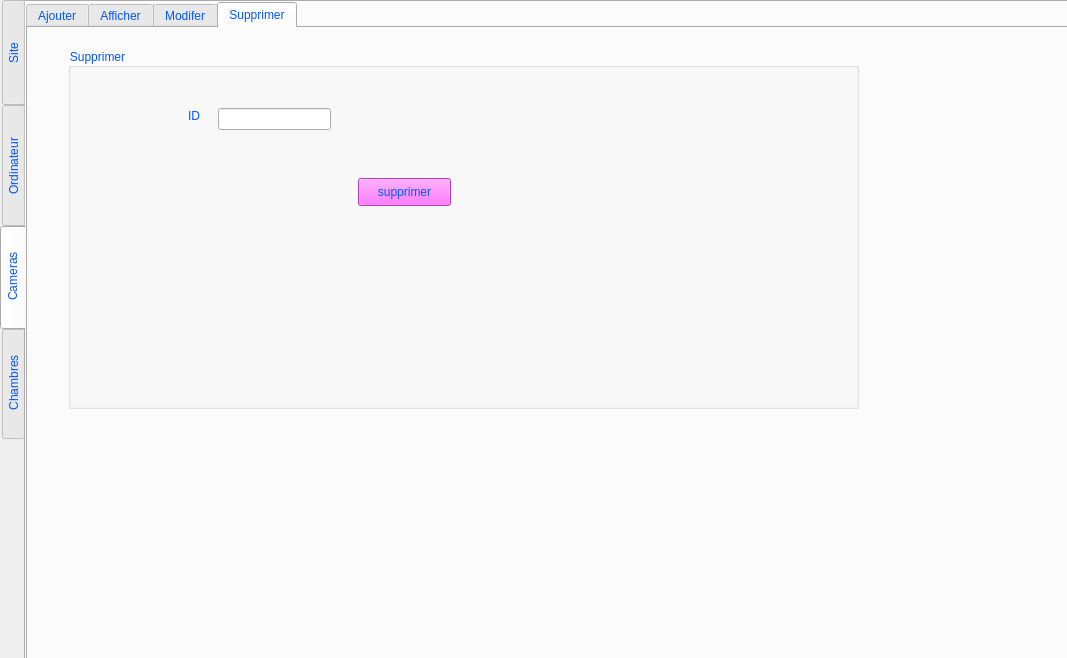
<?xml version="1.0" encoding="UTF-8"?>
<ui version="4.0">
 <class>MainWindow</class>
 <widget class="QMainWindow" name="MainWindow">
  <property name="geometry">
   <rect>
    <x>0</x>
    <y>0</y>
    <width>1067</width>
    <height>658</height>
   </rect>
  </property>
  <property name="windowTitle">
   <string>Gestion navigation</string>
  </property>
  <widget class="QWidget" name="centralWidget">
   <widget class="QTabWidget" name="main_tab">
    <property name="geometry">
     <rect>
      <x>0</x>
      <y>0</y>
      <width>1071</width>
      <height>671</height>
     </rect>
    </property>
    <property name="styleSheet">
     <string notr="true">color: rgb(0, 85, 255);</string>
    </property>
    <property name="tabPosition">
     <enum>QTabWidget::West</enum>
    </property>
    <property name="currentIndex">
     <number>2</number>
    </property>
    <widget class="QWidget" name="site">
     <attribute name="title">
      <string>         Site         </string>
     </attribute>
     <widget class="QTabWidget" name="tab1">
      <property name="geometry">
       <rect>
        <x>0</x>
        <y>0</y>
        <width>1061</width>
        <height>661</height>
       </rect>
      </property>
      <property name="minimumSize">
       <size>
        <width>0</width>
        <height>441</height>
       </size>
      </property>
      <property name="currentIndex">
       <number>0</number>
      </property>
      <widget class="QWidget" name="ajouter">
       <attribute name="title">
        <string>Ajouter</string>
       </attribute>
       <widget class="QGroupBox" name="cadreajout">
        <property name="geometry">
         <rect>
          <x>50</x>
          <y>20</y>
          <width>531</width>
          <height>311</height>
         </rect>
        </property>
        <property name="title">
         <string>Ajout</string>
        </property>
        <widget class="QLabel" name="ID">
         <property name="geometry">
          <rect>
           <x>10</x>
           <y>40</y>
           <width>56</width>
           <height>16</height>
          </rect>
         </property>
         <property name="maximumSize">
          <size>
           <width>56</width>
           <height>16</height>
          </size>
         </property>
         <property name="text">
          <string>ID</string>
         </property>
        </widget>
        <widget class="QLabel" name="Type">
         <property name="geometry">
          <rect>
           <x>10</x>
           <y>70</y>
           <width>56</width>
           <height>16</height>
          </rect>
         </property>
         <property name="maximumSize">
          <size>
           <width>56</width>
           <height>16</height>
          </size>
         </property>
         <property name="text">
          <string>Type</string>
         </property>
        </widget>
        <widget class="QLabel" name="Nom">
         <property name="geometry">
          <rect>
           <x>10</x>
           <y>100</y>
           <width>56</width>
           <height>16</height>
          </rect>
         </property>
         <property name="maximumSize">
          <size>
           <width>56</width>
           <height>16</height>
          </size>
         </property>
         <property name="text">
          <string>Nom</string>
         </property>
        </widget>
        <widget class="QLineEdit" name="le_id">
         <property name="geometry">
          <rect>
           <x>160</x>
           <y>40</y>
           <width>113</width>
           <height>22</height>
          </rect>
         </property>
         <property name="maximumSize">
          <size>
           <width>113</width>
           <height>22</height>
          </size>
         </property>
        </widget>
        <widget class="QLineEdit" name="le_type">
         <property name="geometry">
          <rect>
           <x>160</x>
           <y>70</y>
           <width>113</width>
           <height>22</height>
          </rect>
         </property>
         <property name="maximumSize">
          <size>
           <width>113</width>
           <height>22</height>
          </size>
         </property>
        </widget>
        <widget class="QLineEdit" name="le_nom">
         <property name="geometry">
          <rect>
           <x>160</x>
           <y>100</y>
           <width>113</width>
           <height>22</height>
          </rect>
         </property>
         <property name="maximumSize">
          <size>
           <width>113</width>
           <height>22</height>
          </size>
         </property>
        </widget>
        <widget class="QPushButton" name="pb_ajouter">
         <property name="geometry">
          <rect>
           <x>390</x>
           <y>120</y>
           <width>93</width>
           <height>28</height>
          </rect>
         </property>
         <property name="maximumSize">
          <size>
           <width>93</width>
           <height>28</height>
          </size>
         </property>
         <property name="styleSheet">
          <string notr="true">background-color: rgb(255, 85, 255);
border-color: rgb(170, 0, 255);</string>
         </property>
         <property name="text">
          <string>Ajouter</string>
         </property>
        </widget>
        <widget class="QLineEdit" name="le_adresse">
         <property name="geometry">
          <rect>
           <x>160</x>
           <y>130</y>
           <width>113</width>
           <height>22</height>
          </rect>
         </property>
         <property name="maximumSize">
          <size>
           <width>113</width>
           <height>22</height>
          </size>
         </property>
        </widget>
        <widget class="QLabel" name="adresse">
         <property name="geometry">
          <rect>
           <x>10</x>
           <y>130</y>
           <width>56</width>
           <height>16</height>
          </rect>
         </property>
         <property name="maximumSize">
          <size>
           <width>56</width>
           <height>16</height>
          </size>
         </property>
         <property name="text">
          <string>Adresse</string>
         </property>
        </widget>
        <widget class="QLabel" name="nb_visite">
         <property name="geometry">
          <rect>
           <x>10</x>
           <y>160</y>
           <width>56</width>
           <height>16</height>
          </rect>
         </property>
         <property name="maximumSize">
          <size>
           <width>56</width>
           <height>16</height>
          </size>
         </property>
         <property name="text">
          <string>Nb Visites</string>
         </property>
        </widget>
        <widget class="QLabel" name="blockage">
         <property name="geometry">
          <rect>
           <x>10</x>
           <y>190</y>
           <width>56</width>
           <height>16</height>
          </rect>
         </property>
         <property name="maximumSize">
          <size>
           <width>56</width>
           <height>16</height>
          </size>
         </property>
         <property name="text">
          <string>Blockage</string>
         </property>
        </widget>
        <widget class="QLabel" name="date">
         <property name="geometry">
          <rect>
           <x>10</x>
           <y>220</y>
           <width>111</width>
           <height>16</height>
          </rect>
         </property>
         <property name="maximumSize">
          <size>
           <width>111</width>
           <height>16</height>
          </size>
         </property>
         <property name="text">
          <string>Date derniere visite</string>
         </property>
        </widget>
        <widget class="QLabel" name="temps">
         <property name="geometry">
          <rect>
           <x>10</x>
           <y>250</y>
           <width>131</width>
           <height>16</height>
          </rect>
         </property>
         <property name="maximumSize">
          <size>
           <width>131</width>
           <height>16</height>
          </size>
         </property>
         <property name="text">
          <string>Temps derniere visite</string>
         </property>
        </widget>
        <widget class="QLineEdit" name="le_blockage">
         <property name="geometry">
          <rect>
           <x>160</x>
           <y>190</y>
           <width>113</width>
           <height>22</height>
          </rect>
         </property>
         <property name="maximumSize">
          <size>
           <width>113</width>
           <height>22</height>
          </size>
         </property>
        </widget>
        <widget class="QLineEdit" name="le_temps">
         <property name="geometry">
          <rect>
           <x>160</x>
           <y>250</y>
           <width>113</width>
           <height>22</height>
          </rect>
         </property>
         <property name="maximumSize">
          <size>
           <width>113</width>
           <height>22</height>
          </size>
         </property>
        </widget>
        <widget class="QLineEdit" name="le_date">
         <property name="geometry">
          <rect>
           <x>160</x>
           <y>220</y>
           <width>113</width>
           <height>22</height>
          </rect>
         </property>
         <property name="maximumSize">
          <size>
           <width>113</width>
           <height>22</height>
          </size>
         </property>
        </widget>
        <widget class="QLineEdit" name="le_nb">
         <property name="geometry">
          <rect>
           <x>160</x>
           <y>160</y>
           <width>113</width>
           <height>22</height>
          </rect>
         </property>
         <property name="maximumSize">
          <size>
           <width>113</width>
           <height>22</height>
          </size>
         </property>
        </widget>
       </widget>
      </widget>
      <widget class="QWidget" name="afficher">
       <attribute name="title">
        <string>Afficher</string>
       </attribute>
       <widget class="QGroupBox" name="affichercadre">
        <property name="geometry">
         <rect>
          <x>0</x>
          <y>20</y>
          <width>1031</width>
          <height>571</height>
         </rect>
        </property>
        <property name="title">
         <string>Affichage</string>
        </property>
        <widget class="QTableView" name="tab_site">
         <property name="geometry">
          <rect>
           <x>15</x>
           <y>21</y>
           <width>1011</width>
           <height>541</height>
          </rect>
         </property>
        </widget>
       </widget>
      </widget>
      <widget class="QWidget" name="modifier">
       <attribute name="title">
        <string>Modifer</string>
       </attribute>
      </widget>
      <widget class="QWidget" name="supprimer">
       <attribute name="title">
        <string>Supprimer</string>
       </attribute>
       <widget class="QGroupBox" name="supprimercadre">
        <property name="geometry">
         <rect>
          <x>40</x>
          <y>20</y>
          <width>791</width>
          <height>361</height>
         </rect>
        </property>
        <property name="title">
         <string>Supprimer</string>
        </property>
        <widget class="QPushButton" name="pb_supprimer">
         <property name="geometry">
          <rect>
           <x>290</x>
           <y>130</y>
           <width>93</width>
           <height>28</height>
          </rect>
         </property>
         <property name="styleSheet">
          <string notr="true">background-color: rgb(255, 85, 255);
border-color: rgb(170, 0, 255);</string>
         </property>
         <property name="text">
          <string>supprimer</string>
         </property>
        </widget>
        <widget class="QLineEdit" name="leid_supp">
         <property name="geometry">
          <rect>
           <x>150</x>
           <y>60</y>
           <width>113</width>
           <height>22</height>
          </rect>
         </property>
        </widget>
        <widget class="QLabel" name="id">
         <property name="geometry">
          <rect>
           <x>120</x>
           <y>60</y>
           <width>16</width>
           <height>16</height>
          </rect>
         </property>
         <property name="text">
          <string>ID</string>
         </property>
        </widget>
       </widget>
      </widget>
     </widget>
    </widget>
    <widget class="QWidget" name="ordinateur">
     <attribute name="title">
      <string>      Ordinateur      </string>
     </attribute>
     <widget class="QTabWidget" name="tab1_2">
      <property name="geometry">
       <rect>
        <x>0</x>
        <y>0</y>
        <width>1061</width>
        <height>661</height>
       </rect>
      </property>
      <property name="minimumSize">
       <size>
        <width>0</width>
        <height>441</height>
       </size>
      </property>
      <property name="currentIndex">
       <number>0</number>
      </property>
      <widget class="QWidget" name="ajouter_2">
       <attribute name="title">
        <string>Ajouter</string>
       </attribute>
       <widget class="QGroupBox" name="cadreajout_2">
        <property name="geometry">
         <rect>
          <x>50</x>
          <y>20</y>
          <width>741</width>
          <height>321</height>
         </rect>
        </property>
        <property name="title">
         <string>Ajout</string>
        </property>
        <widget class="QLabel" name="ID_2">
         <property name="geometry">
          <rect>
           <x>10</x>
           <y>40</y>
           <width>56</width>
           <height>16</height>
          </rect>
         </property>
         <property name="text">
          <string>ID</string>
         </property>
        </widget>
        <widget class="QLineEdit" name="le_id_2">
         <property name="geometry">
          <rect>
           <x>160</x>
           <y>40</y>
           <width>113</width>
           <height>22</height>
          </rect>
         </property>
        </widget>
        <widget class="QPushButton" name="pb_ajouter_2">
         <property name="geometry">
          <rect>
           <x>230</x>
           <y>90</y>
           <width>93</width>
           <height>28</height>
          </rect>
         </property>
         <property name="styleSheet">
          <string notr="true">background-color: rgb(255, 85, 255);
border-color: rgb(170, 0, 255);</string>
         </property>
         <property name="text">
          <string>Ajouter</string>
         </property>
        </widget>
       </widget>
      </widget>
      <widget class="QWidget" name="afficher_2">
       <attribute name="title">
        <string>Afficher</string>
       </attribute>
       <widget class="QGroupBox" name="affichercadre_2">
        <property name="geometry">
         <rect>
          <x>30</x>
          <y>20</y>
          <width>791</width>
          <height>361</height>
         </rect>
        </property>
        <property name="title">
         <string>Affichage</string>
        </property>
        <widget class="QTableView" name="tab_site_2">
         <property name="geometry">
          <rect>
           <x>15</x>
           <y>21</y>
           <width>761</width>
           <height>331</height>
          </rect>
         </property>
        </widget>
       </widget>
      </widget>
      <widget class="QWidget" name="modifier_2">
       <attribute name="title">
        <string>Modifer</string>
       </attribute>
      </widget>
      <widget class="QWidget" name="supprimer_2">
       <attribute name="title">
        <string>Supprimer</string>
       </attribute>
       <widget class="QGroupBox" name="supprimercadre_2">
        <property name="geometry">
         <rect>
          <x>40</x>
          <y>20</y>
          <width>791</width>
          <height>361</height>
         </rect>
        </property>
        <property name="title">
         <string>Supprimer</string>
        </property>
        <widget class="QPushButton" name="pb_supprimer_2">
         <property name="geometry">
          <rect>
           <x>290</x>
           <y>130</y>
           <width>93</width>
           <height>28</height>
          </rect>
         </property>
         <property name="styleSheet">
          <string notr="true">background-color: rgb(255, 85, 255);
border-color: rgb(170, 0, 255);</string>
         </property>
         <property name="text">
          <string>supprimer</string>
         </property>
        </widget>
        <widget class="QLineEdit" name="leid_supp_2">
         <property name="geometry">
          <rect>
           <x>150</x>
           <y>60</y>
           <width>113</width>
           <height>22</height>
          </rect>
         </property>
        </widget>
        <widget class="QLabel" name="id_2">
         <property name="geometry">
          <rect>
           <x>120</x>
           <y>60</y>
           <width>16</width>
           <height>16</height>
          </rect>
         </property>
         <property name="text">
          <string>ID</string>
         </property>
        </widget>
       </widget>
      </widget>
     </widget>
    </widget>
    <widget class="QWidget" name="tab">
     <attribute name="title">
      <string>     Cameras    </string>
     </attribute>
     <widget class="QTabWidget" name="tab1_5">
      <property name="geometry">
       <rect>
        <x>0</x>
        <y>0</y>
        <width>1061</width>
        <height>661</height>
       </rect>
      </property>
      <property name="minimumSize">
       <size>
        <width>0</width>
        <height>441</height>
       </size>
      </property>
      <property name="currentIndex">
       <number>3</number>
      </property>
      <widget class="QWidget" name="ajouter_5">
       <attribute name="title">
        <string>Ajouter</string>
       </attribute>
       <widget class="QGroupBox" name="cadreajout_5">
        <property name="geometry">
         <rect>
          <x>50</x>
          <y>20</y>
          <width>531</width>
          <height>311</height>
         </rect>
        </property>
        <property name="title">
         <string>Ajout</string>
        </property>
        <widget class="QLabel" name="ID_5">
         <property name="geometry">
          <rect>
           <x>10</x>
           <y>40</y>
           <width>56</width>
           <height>16</height>
          </rect>
         </property>
         <property name="maximumSize">
          <size>
           <width>56</width>
           <height>16</height>
          </size>
         </property>
         <property name="text">
          <string>ID</string>
         </property>
        </widget>
        <widget class="QLabel" name="Type_3">
         <property name="geometry">
          <rect>
           <x>10</x>
           <y>70</y>
           <width>56</width>
           <height>16</height>
          </rect>
         </property>
         <property name="maximumSize">
          <size>
           <width>56</width>
           <height>16</height>
          </size>
         </property>
         <property name="text">
          <string>Modéle</string>
         </property>
        </widget>
        <widget class="QLabel" name="Nom_3">
         <property name="geometry">
          <rect>
           <x>10</x>
           <y>100</y>
           <width>56</width>
           <height>16</height>
          </rect>
         </property>
         <property name="maximumSize">
          <size>
           <width>56</width>
           <height>16</height>
          </size>
         </property>
         <property name="text">
          <string>Etat</string>
         </property>
        </widget>
        <widget class="QLineEdit" name="id_camera">
         <property name="geometry">
          <rect>
           <x>160</x>
           <y>40</y>
           <width>113</width>
           <height>22</height>
          </rect>
         </property>
         <property name="maximumSize">
          <size>
           <width>113</width>
           <height>22</height>
          </size>
         </property>
        </widget>
        <widget class="QLineEdit" name="modele_camera">
         <property name="geometry">
          <rect>
           <x>160</x>
           <y>70</y>
           <width>113</width>
           <height>22</height>
          </rect>
         </property>
         <property name="maximumSize">
          <size>
           <width>113</width>
           <height>22</height>
          </size>
         </property>
        </widget>
        <widget class="QLineEdit" name="etat_camera">
         <property name="geometry">
          <rect>
           <x>160</x>
           <y>100</y>
           <width>113</width>
           <height>22</height>
          </rect>
         </property>
         <property name="maximumSize">
          <size>
           <width>113</width>
           <height>22</height>
          </size>
         </property>
        </widget>
        <widget class="QPushButton" name="pb_ajouter_5">
         <property name="geometry">
          <rect>
           <x>390</x>
           <y>120</y>
           <width>93</width>
           <height>28</height>
          </rect>
         </property>
         <property name="maximumSize">
          <size>
           <width>93</width>
           <height>28</height>
          </size>
         </property>
         <property name="styleSheet">
          <string notr="true">background-color: rgb(255, 85, 255);
border-color: rgb(170, 0, 255);</string>
         </property>
         <property name="text">
          <string>Ajouter</string>
         </property>
        </widget>
        <widget class="QLineEdit" name="emplacement_camera">
         <property name="geometry">
          <rect>
           <x>160</x>
           <y>130</y>
           <width>113</width>
           <height>22</height>
          </rect>
         </property>
         <property name="maximumSize">
          <size>
           <width>113</width>
           <height>22</height>
          </size>
         </property>
        </widget>
        <widget class="QLabel" name="adresse_3">
         <property name="geometry">
          <rect>
           <x>10</x>
           <y>130</y>
           <width>91</width>
           <height>16</height>
          </rect>
         </property>
         <property name="maximumSize">
          <size>
           <width>100</width>
           <height>16</height>
          </size>
         </property>
         <property name="text">
          <string>Emplacement</string>
         </property>
        </widget>
       </widget>
      </widget>
      <widget class="QWidget" name="afficher_5">
       <attribute name="title">
        <string>Afficher</string>
       </attribute>
       <widget class="QGroupBox" name="affichercadre_5">
        <property name="geometry">
         <rect>
          <x>0</x>
          <y>20</y>
          <width>1031</width>
          <height>571</height>
         </rect>
        </property>
        <property name="title">
         <string>Affichage</string>
        </property>
        <widget class="QTableView" name="tab_site_5">
         <property name="geometry">
          <rect>
           <x>15</x>
           <y>21</y>
           <width>1011</width>
           <height>541</height>
          </rect>
         </property>
        </widget>
       </widget>
      </widget>
      <widget class="QWidget" name="modifier_5">
       <attribute name="title">
        <string>Modifer</string>
       </attribute>
      </widget>
      <widget class="QWidget" name="supprimer_5">
       <attribute name="title">
        <string>Supprimer</string>
       </attribute>
       <widget class="QGroupBox" name="supprimercadre_5">
        <property name="geometry">
         <rect>
          <x>40</x>
          <y>20</y>
          <width>791</width>
          <height>361</height>
         </rect>
        </property>
        <property name="title">
         <string>Supprimer</string>
        </property>
        <widget class="QPushButton" name="supprimer_camera">
         <property name="geometry">
          <rect>
           <x>290</x>
           <y>130</y>
           <width>93</width>
           <height>28</height>
          </rect>
         </property>
         <property name="styleSheet">
          <string notr="true">background-color: rgb(255, 85, 255);
border-color: rgb(170, 0, 255);</string>
         </property>
         <property name="text">
          <string>supprimer</string>
         </property>
        </widget>
        <widget class="QLineEdit" name="id_supprimer_cam">
         <property name="geometry">
          <rect>
           <x>150</x>
           <y>60</y>
           <width>113</width>
           <height>22</height>
          </rect>
         </property>
        </widget>
        <widget class="QLabel" name="id_5">
         <property name="geometry">
          <rect>
           <x>120</x>
           <y>60</y>
           <width>16</width>
           <height>16</height>
          </rect>
         </property>
         <property name="text">
          <string>ID</string>
         </property>
        </widget>
       </widget>
      </widget>
     </widget>
    </widget>
    <widget class="QWidget" name="tab_2">
     <attribute name="title">
      <string>     Chambres    </string>
     </attribute>
     <widget class="QTabWidget" name="tab1_6">
      <property name="geometry">
       <rect>
        <x>0</x>
        <y>0</y>
        <width>1061</width>
        <height>661</height>
       </rect>
      </property>
      <property name="minimumSize">
       <size>
        <width>0</width>
        <height>441</height>
       </size>
      </property>
      <property name="currentIndex">
       <number>0</number>
      </property>
      <widget class="QWidget" name="ajouter_6">
       <attribute name="title">
        <string>Ajouter</string>
       </attribute>
       <widget class="QGroupBox" name="cadreajout_6">
        <property name="geometry">
         <rect>
          <x>50</x>
          <y>20</y>
          <width>531</width>
          <height>311</height>
         </rect>
        </property>
        <property name="title">
         <string>Ajout</string>
        </property>
        <widget class="QLabel" name="ID_6">
         <property name="geometry">
          <rect>
           <x>10</x>
           <y>40</y>
           <width>56</width>
           <height>16</height>
          </rect>
         </property>
         <property name="maximumSize">
          <size>
           <width>56</width>
           <height>16</height>
          </size>
         </property>
         <property name="text">
          <string>ID</string>
         </property>
        </widget>
        <widget class="QLabel" name="Type_4">
         <property name="geometry">
          <rect>
           <x>10</x>
           <y>70</y>
           <width>56</width>
           <height>16</height>
          </rect>
         </property>
         <property name="maximumSize">
          <size>
           <width>56</width>
           <height>16</height>
          </size>
         </property>
         <property name="text">
          <string>Type</string>
         </property>
        </widget>
        <widget class="QLabel" name="Nom_4">
         <property name="geometry">
          <rect>
           <x>10</x>
           <y>100</y>
           <width>56</width>
           <height>16</height>
          </rect>
         </property>
         <property name="maximumSize">
          <size>
           <width>56</width>
           <height>16</height>
          </size>
         </property>
         <property name="text">
          <string>Nom</string>
         </property>
        </widget>
        <widget class="QLineEdit" name="le_id_6">
         <property name="geometry">
          <rect>
           <x>160</x>
           <y>40</y>
           <width>113</width>
           <height>22</height>
          </rect>
         </property>
         <property name="maximumSize">
          <size>
           <width>113</width>
           <height>22</height>
          </size>
         </property>
        </widget>
        <widget class="QLineEdit" name="le_type_4">
         <property name="geometry">
          <rect>
           <x>160</x>
           <y>70</y>
           <width>113</width>
           <height>22</height>
          </rect>
         </property>
         <property name="maximumSize">
          <size>
           <width>113</width>
           <height>22</height>
          </size>
         </property>
        </widget>
        <widget class="QLineEdit" name="le_nom_4">
         <property name="geometry">
          <rect>
           <x>160</x>
           <y>100</y>
           <width>113</width>
           <height>22</height>
          </rect>
         </property>
         <property name="maximumSize">
          <size>
           <width>113</width>
           <height>22</height>
          </size>
         </property>
        </widget>
        <widget class="QPushButton" name="pb_ajouter_6">
         <property name="geometry">
          <rect>
           <x>390</x>
           <y>120</y>
           <width>93</width>
           <height>28</height>
          </rect>
         </property>
         <property name="maximumSize">
          <size>
           <width>93</width>
           <height>28</height>
          </size>
         </property>
         <property name="styleSheet">
          <string notr="true">background-color: rgb(255, 85, 255);
border-color: rgb(170, 0, 255);</string>
         </property>
         <property name="text">
          <string>Ajouter</string>
         </property>
        </widget>
        <widget class="QLineEdit" name="le_adresse_4">
         <property name="geometry">
          <rect>
           <x>160</x>
           <y>130</y>
           <width>113</width>
           <height>22</height>
          </rect>
         </property>
         <property name="maximumSize">
          <size>
           <width>113</width>
           <height>22</height>
          </size>
         </property>
        </widget>
        <widget class="QLabel" name="adresse_4">
         <property name="geometry">
          <rect>
           <x>10</x>
           <y>130</y>
           <width>56</width>
           <height>16</height>
          </rect>
         </property>
         <property name="maximumSize">
          <size>
           <width>56</width>
           <height>16</height>
          </size>
         </property>
         <property name="text">
          <string>Adresse</string>
         </property>
        </widget>
        <widget class="QLabel" name="nb_visite_4">
         <property name="geometry">
          <rect>
           <x>10</x>
           <y>160</y>
           <width>56</width>
           <height>16</height>
          </rect>
         </property>
         <property name="maximumSize">
          <size>
           <width>56</width>
           <height>16</height>
          </size>
         </property>
         <property name="text">
          <string>Nb Visites</string>
         </property>
        </widget>
        <widget class="QLabel" name="blockage_4">
         <property name="geometry">
          <rect>
           <x>10</x>
           <y>190</y>
           <width>56</width>
           <height>16</height>
          </rect>
         </property>
         <property name="maximumSize">
          <size>
           <width>56</width>
           <height>16</height>
          </size>
         </property>
         <property name="text">
          <string>Blockage</string>
         </property>
        </widget>
        <widget class="QLabel" name="date_4">
         <property name="geometry">
          <rect>
           <x>10</x>
           <y>220</y>
           <width>111</width>
           <height>16</height>
          </rect>
         </property>
         <property name="maximumSize">
          <size>
           <width>111</width>
           <height>16</height>
          </size>
         </property>
         <property name="text">
          <string>Date derniere visite</string>
         </property>
        </widget>
        <widget class="QLabel" name="temps_4">
         <property name="geometry">
          <rect>
           <x>10</x>
           <y>250</y>
           <width>131</width>
           <height>16</height>
          </rect>
         </property>
         <property name="maximumSize">
          <size>
           <width>131</width>
           <height>16</height>
          </size>
         </property>
         <property name="text">
          <string>Temps derniere visite</string>
         </property>
        </widget>
        <widget class="QLineEdit" name="le_blockage_4">
         <property name="geometry">
          <rect>
           <x>160</x>
           <y>190</y>
           <width>113</width>
           <height>22</height>
          </rect>
         </property>
         <property name="maximumSize">
          <size>
           <width>113</width>
           <height>22</height>
          </size>
         </property>
        </widget>
        <widget class="QLineEdit" name="le_temps_4">
         <property name="geometry">
          <rect>
           <x>160</x>
           <y>250</y>
           <width>113</width>
           <height>22</height>
          </rect>
         </property>
         <property name="maximumSize">
          <size>
           <width>113</width>
           <height>22</height>
          </size>
         </property>
        </widget>
        <widget class="QLineEdit" name="le_date_4">
         <property name="geometry">
          <rect>
           <x>160</x>
           <y>220</y>
           <width>113</width>
           <height>22</height>
          </rect>
         </property>
         <property name="maximumSize">
          <size>
           <width>113</width>
           <height>22</height>
          </size>
         </property>
        </widget>
        <widget class="QLineEdit" name="le_nb_4">
         <property name="geometry">
          <rect>
           <x>160</x>
           <y>160</y>
           <width>113</width>
           <height>22</height>
          </rect>
         </property>
         <property name="maximumSize">
          <size>
           <width>113</width>
           <height>22</height>
          </size>
         </property>
        </widget>
       </widget>
      </widget>
      <widget class="QWidget" name="afficher_6">
       <attribute name="title">
        <string>Afficher</string>
       </attribute>
       <widget class="QGroupBox" name="affichercadre_6">
        <property name="geometry">
         <rect>
          <x>0</x>
          <y>20</y>
          <width>1031</width>
          <height>571</height>
         </rect>
        </property>
        <property name="title">
         <string>Affichage</string>
        </property>
        <widget class="QTableView" name="tab_site_6">
         <property name="geometry">
          <rect>
           <x>15</x>
           <y>21</y>
           <width>1011</width>
           <height>541</height>
          </rect>
         </property>
        </widget>
       </widget>
      </widget>
      <widget class="QWidget" name="modifier_6">
       <attribute name="title">
        <string>Modifer</string>
       </attribute>
      </widget>
      <widget class="QWidget" name="supprimer_6">
       <attribute name="title">
        <string>Supprimer</string>
       </attribute>
       <widget class="QGroupBox" name="supprimercadre_6">
        <property name="geometry">
         <rect>
          <x>40</x>
          <y>20</y>
          <width>791</width>
          <height>361</height>
         </rect>
        </property>
        <property name="title">
         <string>Supprimer</string>
        </property>
        <widget class="QPushButton" name="pb_supprimer_6">
         <property name="geometry">
          <rect>
           <x>290</x>
           <y>130</y>
           <width>93</width>
           <height>28</height>
          </rect>
         </property>
         <property name="styleSheet">
          <string notr="true">background-color: rgb(255, 85, 255);
border-color: rgb(170, 0, 255);</string>
         </property>
         <property name="text">
          <string>supprimer</string>
         </property>
        </widget>
        <widget class="QLineEdit" name="leid_supp_6">
         <property name="geometry">
          <rect>
           <x>150</x>
           <y>60</y>
           <width>113</width>
           <height>22</height>
          </rect>
         </property>
        </widget>
        <widget class="QLabel" name="id_6">
         <property name="geometry">
          <rect>
           <x>120</x>
           <y>60</y>
           <width>16</width>
           <height>16</height>
          </rect>
         </property>
         <property name="text">
          <string>ID</string>
         </property>
        </widget>
       </widget>
      </widget>
     </widget>
    </widget>
   </widget>
  </widget>
 </widget>
 <layoutdefault spacing="6" margin="11"/>
 <resources/>
 <connections/>
</ui>
